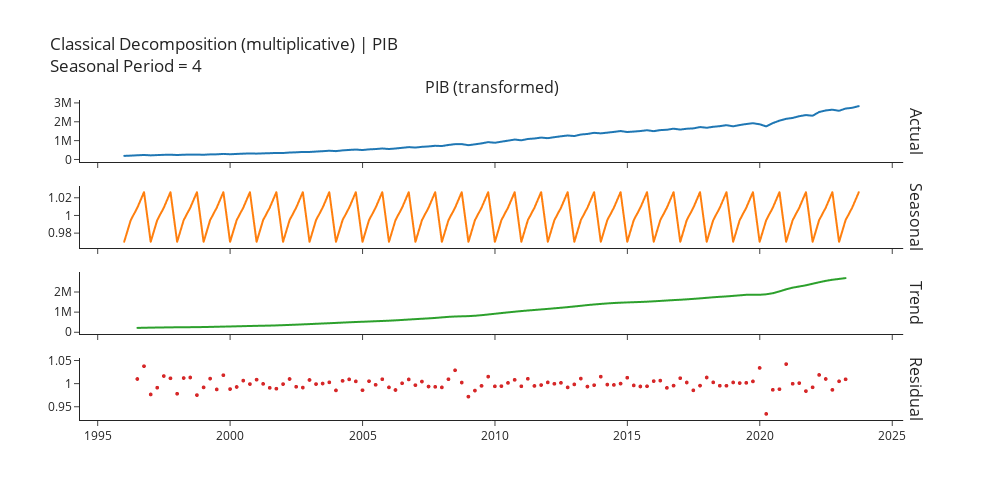

The notebook cell this image was saved under:
### Markdown cell above
## exp_smooth  Exponential Smoothing

### Code cell
exp_smooth  = exp.create_model('exp_smooth')
exp.plot_model(plot = 'decomp', 
               data_kwargs = {'type' : 'multiplicative'},
               fig_kwargs = {"height":500,"width":1000,"template": "simple_white","hoverinfo":"none","big_data_threshold":120})
#exp.plot_model(estimator = exp_smooth, plot = 'forecast', 
#               data_kwargs = {'fh' : 8},
#               fig_kwargs = {"height":500,"width":1000,"template": "simple_white","hoverinfo":"none","big_data_threshold":10})
exp.predict_model(exp_smooth, fh = 8)
